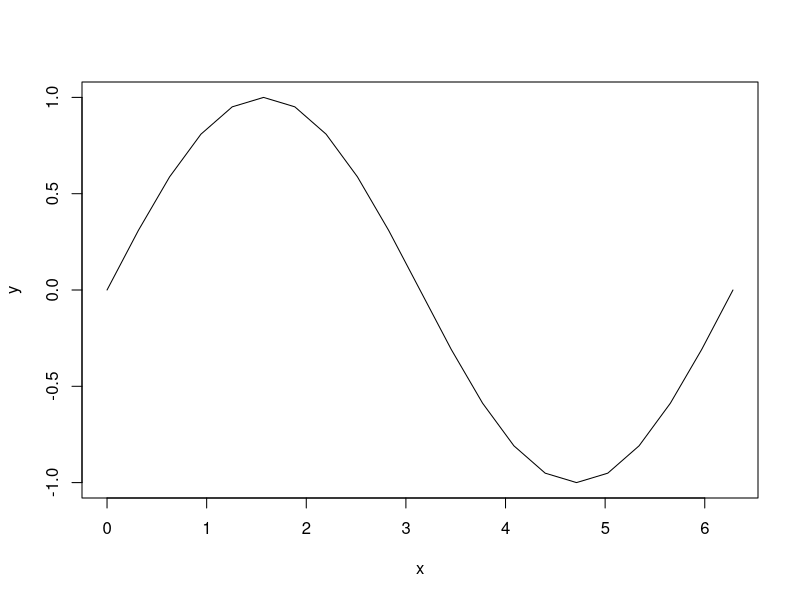
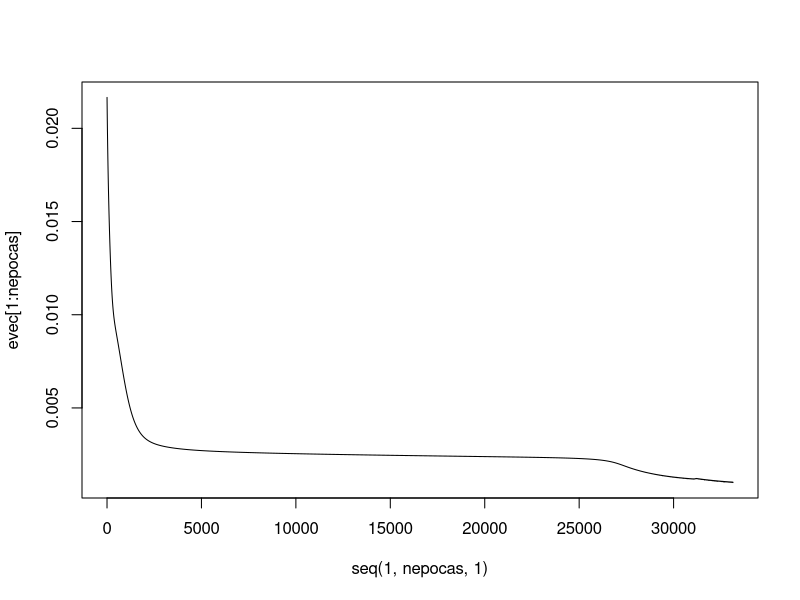
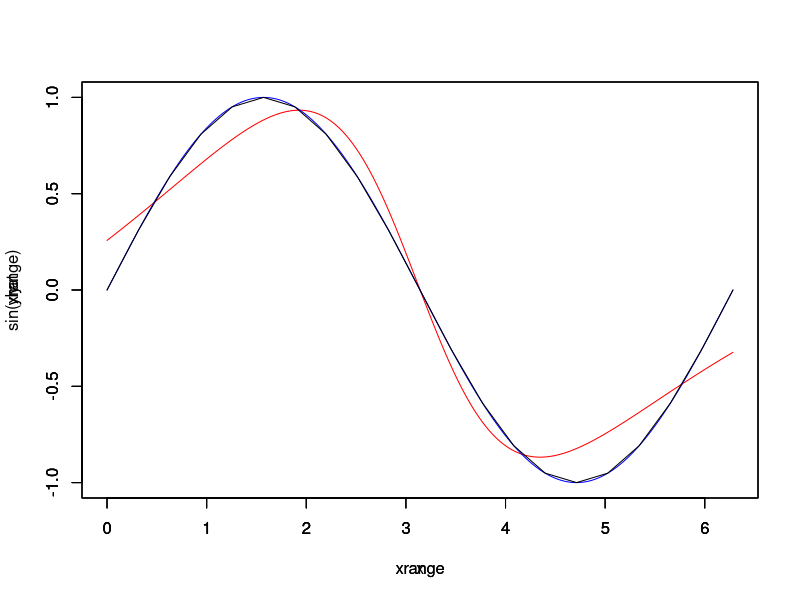

R code for these plots, in order:
rm(list=ls())

sech2<- function (u)
{
  return (((2/(exp(u)+exp(-u)))*(2/(exp(u)+exp(-u)))))
  
}

x <- as.matrix(seq(0, 2*pi, 0.1*pi)) 
y <- sin(x)
plot(x, y, type = 'l')

w14 <- runif(1)-0.5 
w15 <- runif(1)-0.5 
w16 <- runif(1)-0.5 

w24 <- runif(1)-0.5 
w25 <- runif(1)-0.5 
w26 <- runif(1)-0.5 

w37 <- runif(1)-0.5 
w47 <- runif(1)-0.5 
w57 <- runif(1)-0.5 
w67 <- runif(1)-0.5 


i1 <- 1
i3 <- 1

nepocas<-0
tol<-0.001
eepoca<-tol+1
maxepocas<-100000
N<-nrow(x)
eta<-0.001

evec<-matrix(nrow=1, ncol=maxepocas)

while((nepocas<maxepocas) &&(eepoca>tol))
{
  
  ei2<-0
  xseq<-sample(N)
  for (i in 1:N){
    
    irand<-xseq[i]
    i2 <- x[irand,1]
    
    y7 <- y[irand, 1]
    
    u4 <- (i1*w14 + i2*w24)
    i4 <- tanh(u4)
    
    
    u5 <- (i1*w15 + i2*w25)
    i5 <- tanh(u5)
    
    
    u6 <- (i1*w16 + i2*w26)
    i6 <- tanh(u6)
    
    u7 <- i3*w37 + i4*w47 + i5*w57 + i6*w67
    i7 <-u7
    
    e7 <- y7 - i7
    d7 <- e7*1
    
    dw37 <- eta*d7*i3
    dw47 <- eta*d7*i4
    dw57 <- eta*d7*i5
    dw67 <- eta*d7*i6
    
    d4 <- d7*w47*sech2(u4)
    d5<- d7*w47*sech2(u5)
    d6<- d7*w47*sech2(u6)
    
    
    
    
    dw14 <- eta*d4*i1
    dw15 <- eta*d5*i1
    dw16 <- eta*d6*i1
    
    
    dw24<- eta*d4*i2
    dw25 <- eta*d5*i2
    dw26 <- eta*d6*i2
    
    
    
    
    w14 <- w14 + dw14
    w15 <- w15 + dw15 
    w16 <- w16 + dw16 
    
    w24 <- w24 + dw24 
    w25 <- w25+ dw25
    w26 <- w26+ dw26
    
    w37 <- w37 + dw37
    w47 <-  w47 + dw47 
    w57 <-  w57 + dw57 
    w67 <-  w67 + dw67
    
    
    ei2<-ei2+((e7^2))/N
    
  }
  
  nepocas<-nepocas+1
  evec[nepocas]<-ei2/N
  
  eepoca<-evec[nepocas]
  
}


plot (seq(1, nepocas, 1), evec[1:nepocas], type = 'l')






xrange <- seq(0, 2*pi, 0.01*pi)
yhat  <- matrix(nrow = length(xrange), ncol = 1)
N2<- length(xrange)

for (i in 1:N2)
{
  i2 <- xrange[i]
  
  
  u4 <- (i1*w14 + i2*w24)
  i4 <- tanh(u4)
  
  
  u5 <- (i1*w15 + i2*w25)
  i5 <- tanh(u5)
  
  
  u6 <- (i1*w16 + i2*w26)
  i6 <- tanh(u6)
  
  u7 <- i3*w37 + i4*w47 + i5*w57 + i6*w67
  i7 <-u7
  
  yhat[i] <- i7
  
}

plot(xrange,yhat,type='l',xlim = c(0,2*pi) ,col = 'red',ylim = c(-1,1))
par(new = T)
plot(xrange,sin(xrange),type='l',xlim = c(0,2*pi),col = 'blue',ylim = c(-1,1))
par(new = T)
plot(x,y,type='l',xlim = c(0,2*pi) ,col = 'black',ylim = c(-1,1))


  